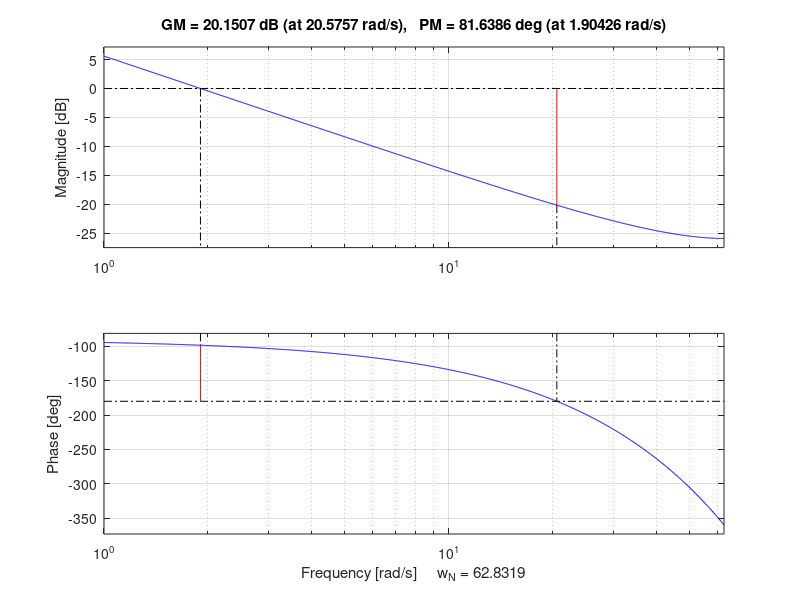
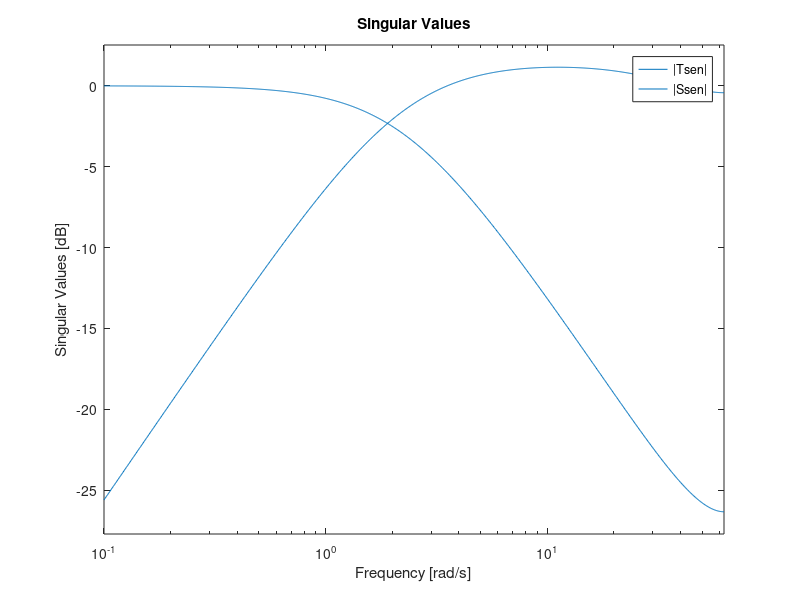

Write MATLAB code to recreate these figures, in order. (Note: this script raises an error after producing the figures.)
clear all; close all; clc;

%% Experimental setup
tfinal = 20; % final time for the experiment, given in seconds
Ts = 0.05; % sampling time in seconds
N = round( tfinal/Ts ); % total number of samples


%% Loading the identified model
load('sys_model.mat');
Az = model.Az; 
    a1 = Az(2); a2 = Az(3);
Bz = model.Bz;
    b0 = Bz(2); b1 = Bz(3);


%% PID tuning
kp = 0.2; ki = 2; kd = 0.0;

    % Digital PID based on the Backward difference approximation
    s0 = kp +ki*Ts +kd/Ts;
    s1 = -kp -2*kd/Ts;
    s2 = kd/Ts;
    
    
    % Model-based PID tuning
    tau_mf = 0.5;
    s0 = ( 1-exp(-Ts/tau_mf) )/(b0+b1);
    s1 = a1*s0;
    s2 = a2*s0;
    
%% Control system analysis in the frequency domain
Gz = tf(Bz,Az,Ts);
Cz = tf([s0 s1 s2],[1  -1  0],Ts);
figure; margin(Cz*Gz); %title('Freq. Resp. of C(z)*G(z)');
Gmfz2 = feedback(Cz*Gz,1,-1);

%% Relative stability analysis in closed-loop
% The closed-loop system must be stable
disp('Closed-loop poles: '); pole(Gmfz2)

Tsen = Gmfz2; % co-sesitivity function
Ssen = 1 -Tsen;

mt = max( sigma(Tsen) );
ms = max( sigma(Ssen) );

GmdB = min( 20*log10(ms/(ms-1)), 20*log10(1+(1/mt)) );
Pmdeg = (180/pi)*min( (2*asin(1/(2*ms)) ), (2*asin(1/(2*mt)) ) );

disp('Gain and Phase margins obtained by closed-loop analysis:');
disp('GmdB = '); disp(GmdB);
disp('Pmdeg = '); disp(Pmdeg);

figure; sigma(Tsen); hold; sigma(Ssen); grid;
legend('|Tsen|','|Ssen|');

%% Closed-loop simulation

% Generating a reference sequence
r(1:4)=0; r(10:1*N/4)=1; r(1*N/4 +1: 2*N/4)=3; 
r(2*N/4 +1:3*N/4)=4; r(3*N/4 +1: 4*N/4)=2; % given in Volts

% Load or noise disturbances
  v(1:round(N/2))=0; v(1+round(N/2):N)=0;

daqduino_start('/dev/ttyUSB0');
for k = 1:2
    ym(k) = 0; um(k) = 0; em(k) = 0;
    y(k) = 0; u(k) = 0; e(k) = 0;
end
for k = 3:N
    tic
    % Simulation part
    ym(k) = -a1*ym(k-1) -a2*ym(k-2) +b0*um(k-1) +b1*um(k-2) ...
        +v(k)+a1*v(k-1)+a2*v(k-2);
    
        % PID control
        em(k) = r(k)-ym(k);
        um(k) = um(k-1) +s0*em(k) +s1*em(k-1) +s2*em(k-2);
        
        % Control saturation
        if um(k) <= 0
            um(k) = 0;
        elseif um(k) >= 5
            um(k) = 5;
        end
    
    %% Real control system
    y(k) = daqduino_read();
        % Real PID control
        e(k) = r(k)-y(k);
        u(k) = u(k-1) +s0*e(k) +s1*e(k-1) +s2*e(k-2); 
    daqduino_write( u(k), Ts );
    toc
end
daqduino_end;

%% Plots
t = 0:Ts:N*Ts-Ts;
figure;
subplot(211)
    plot(t,r,'k',t,ym,'b',t,y,'r');
    legend('Ref.','Sim','Real');
ylabel('Amplitude (V)'); xlabel('Time (s)');
subplot(212)
    plot(t,um,'b',t,u,'r');
    legend('Sim','Real');
ylabel('Control (V)'); xlabel('Time (s)');